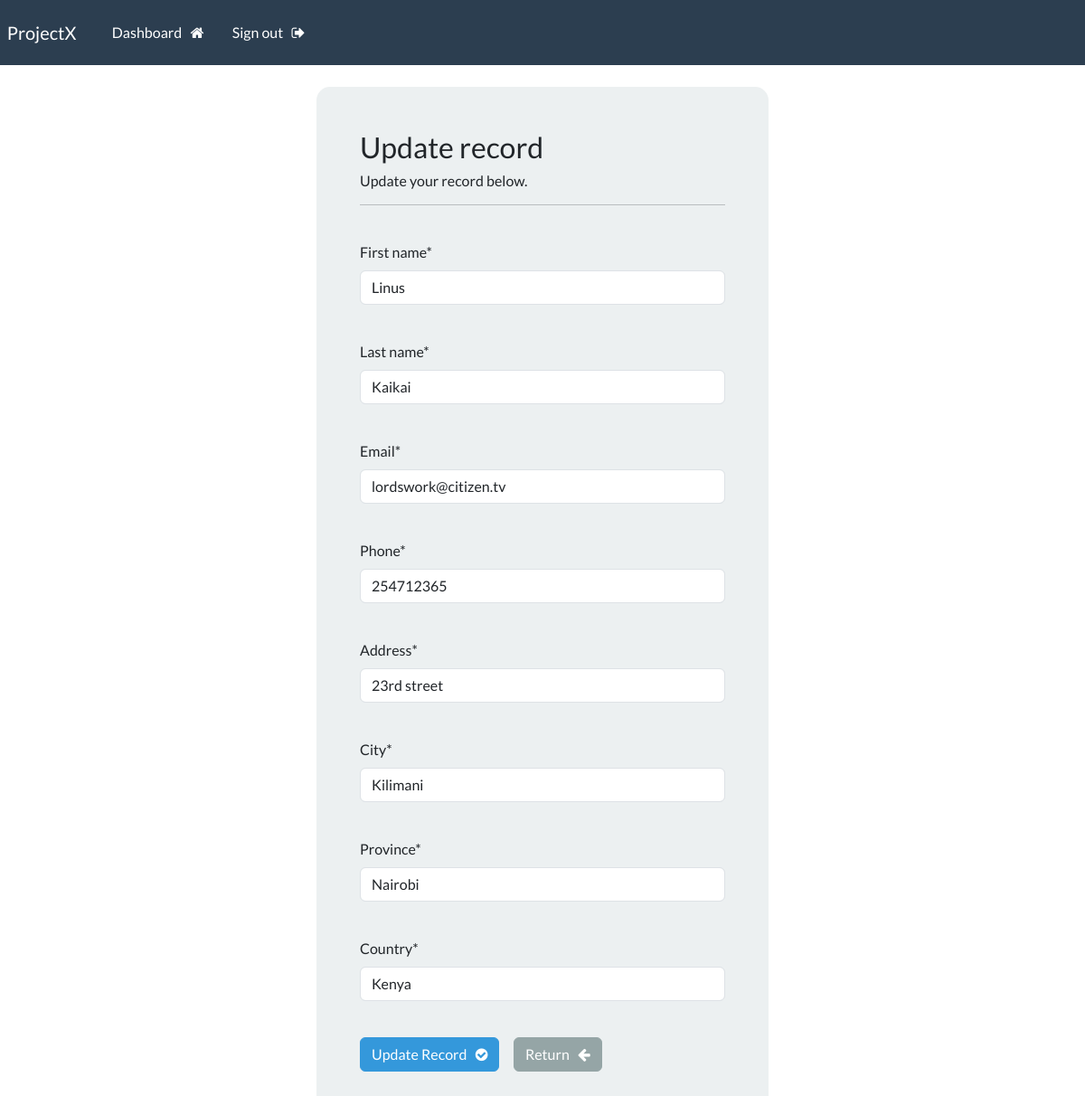
Screenshot of /update-record/7 (signed in) with the database file from the repository.
### webapp/models.py (models this page shows, shortened)
class Record(models.Model):
    creation_date = models.DateTimeField(auto_now_add=True)
    first_name = models.CharField(max_length=30)
    last_name = models.CharField(max_length=30)
    email = models.CharField(max_length=75)
    phone = models.CharField(max_length=25)
    address = models.CharField(max_length=50)
    city = models.CharField(max_length=50)
    province = models.CharField(max_length=50)
    country = models.CharField(max_length=50)

### webapp/views.py (the view)
# urls.py: path('update-record/<int:pk>', views.update_record, name="update-record"),
@login_required(login_url='my-login')
def update_record(request, pk):
    record = Record.objects.get(id=pk)
    form = UpdateRecordForm(instance=record)
    if request.method == 'POST':
        form = UpdateRecordForm(request.POST, instance=record)
        if form.is_valid():
            form.save()
            messages.success(request, "Record Modified successfully!")
            return redirect("dashboard")
    context = {'form':form}
    return render(request, 'webapp/update-record.html', context=context)

### webapp/forms.py
class UpdateRecordForm(forms.ModelForm):
    class Meta:
        model = Record
        fields = ['first_name', 'last_name', 'email', 'phone', 'address', 'city', 'province', 'country']

### webapp/templates/webapp/update-record.html (shortened to what this page needs)
{% extends 'webapp/base.html' %}
{% load crispy_forms_tags %}
{% block content %}
    <body>
        <div class="container bg-light shadow-md p-5 form-layout">
            <h3>Update record</h3>
            <h6>Update your record below.</h6>
            <hr>
            <br>
            <form method="POST" autocomplete="off">
                {{form.first_name|as_crispy_field}}
                <br>
                {{form.last_name|as_crispy_field}}
                <br>
                {{form.email|as_crispy_field}}
                <br>
                {{form.phone|as_crispy_field}}
                <br>
                {{form.address|as_crispy_field}}
                <br>
                {{form.city|as_crispy_field}}
                <br>
                {{form.province|as_crispy_field}}
                <br>
                {{form.country|as_crispy_field}}
                <br>
                <button type="submit" class="btn btn-info">Update Record &nbsp; <i class="fa fa-check-circle" aria-hidden="true"></i></button>
                <a href="{% url 'dashboard' %}" class="btn btn-secondary">Return &nbsp; <i class="fa fa-arrow-left" aria-hidden="true"></i></a>
            </form>
        </div>
        <br>
    </body>
{% endblock %}

### static/css/styles.css (style rules this page uses)
.form-layout { border-radius: 15px; width: 500px; }

### rows the page displays
Record: first_name "Linus", last_name "Kaikai", email "lordswork@citizen.tv", phone "254712365", address "23rd street", city "Kilimani", province "Nairobi", country "Kenya"
